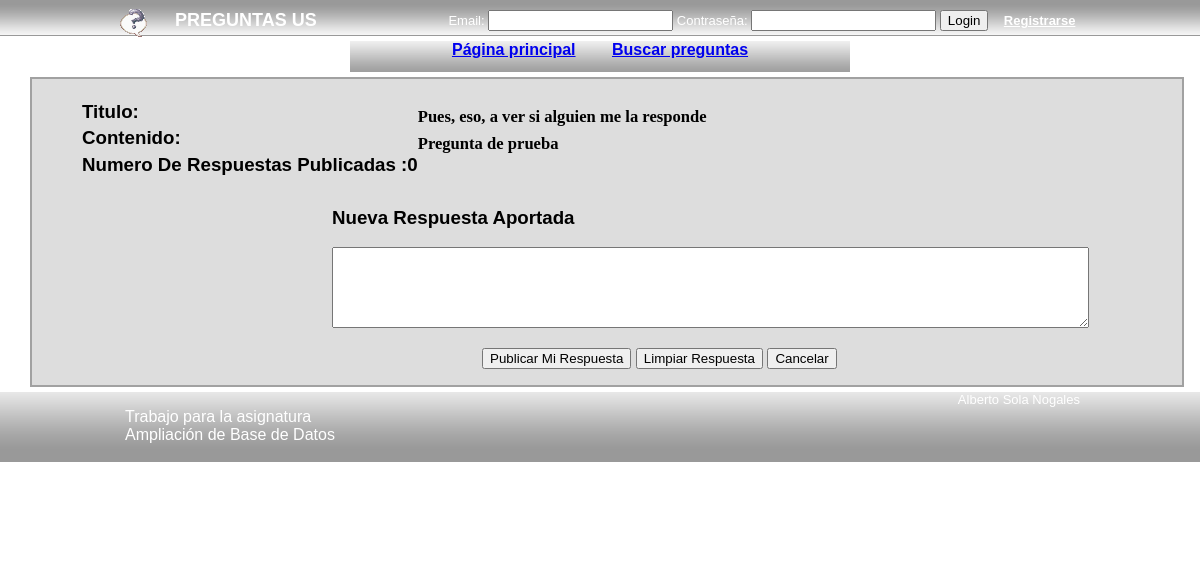
Page /preguntaRespuesta.php on the earlier database version.
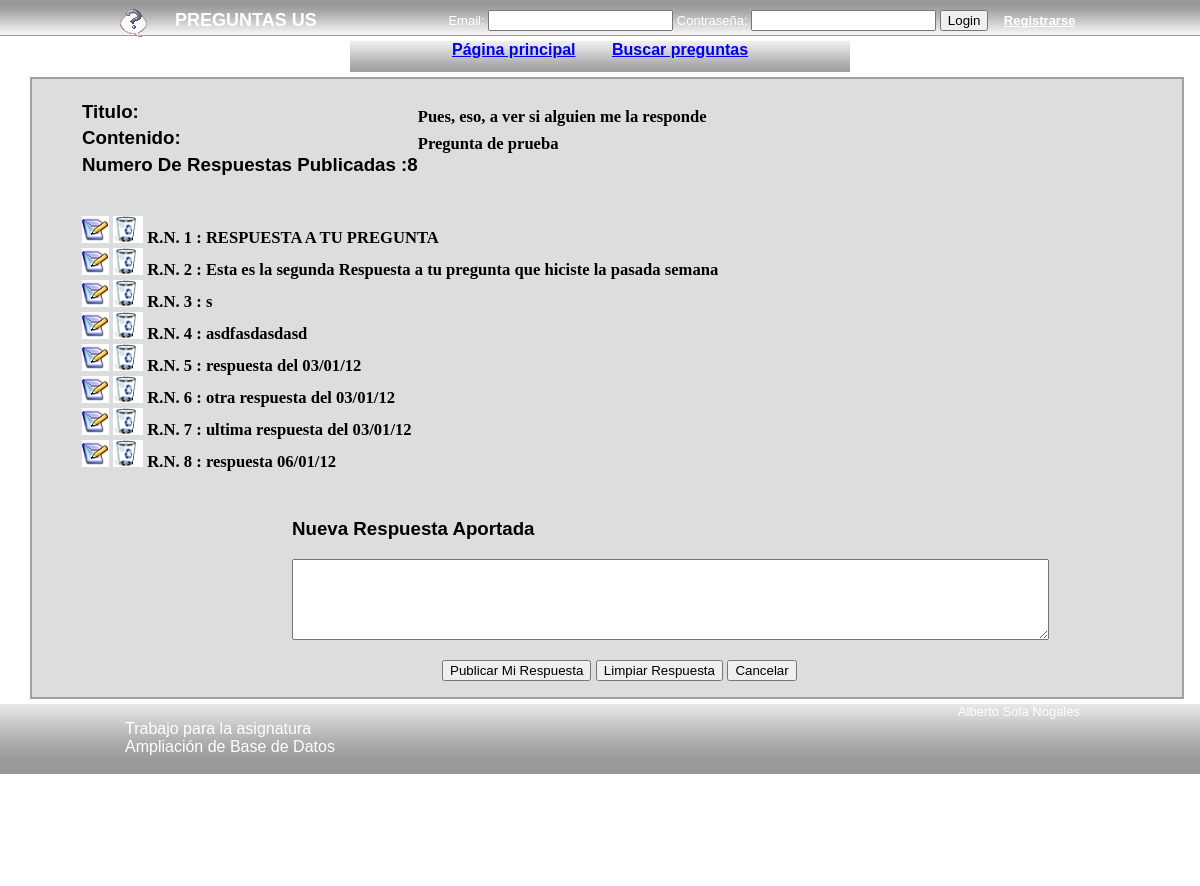
Same page on the later database version.
### tables this page shows
CREATE TABLE IF NOT EXISTS `elemento` (
  `id` int(11) NOT NULL AUTO_INCREMENT,
  `idautor` int(11) NOT NULL,
  `titulo` varchar(255) DEFAULT NULL,
  `cuerpo` text NOT NULL,
  `idrespuesta` int(11) DEFAULT NULL,
  `fechapregunta` datetime NOT NULL,
  PRIMARY KEY (`id`)
);

### accesosBD/accesosElemento.php (called while the page is built, shortened)
<?php
function encontrarElementoPorId($id, $conexion) {
	try {
		$SQL = "SELECT * FROM elemento WHERE id=$id";
		$stmt = $conexion->query($SQL);
		return creaUnicoElemento($stmt);
	} catch(PDOException $e) {
		Header("Location: error.php");
		die();
	}
}
function encontrarRespuestas(Elemento $elemento, $conexion) {
	try {
		$idRespuesta = $elemento -> id;
		$SQL = "SELECT * FROM elemento WHERE idrespuesta=$idRespuesta";
		$stmt = $conexion->query($SQL);
		return creaElementos($stmt);
	} catch(PDOException $e) {
		Header("Location: error.php");
		die();
	}
}
function obtenerNumeroDeRespuestasDeElemento(Elemento $elemento,$conexion){
	try {
		$idRespuesta = $elemento -> id;
		$SQL = "SELECT COUNT(*) as cuenta FROM elemento WHERE idrespuesta=$idRespuesta";
		$stmt = $conexion->query($SQL);
		return creaUnicoDatoDeElemento($stmt);
	} catch(PDOException $e) {
		Header("Location: error.php");
		die();
	}
}
function creaElementos($stmt) {
	$resultado = array();
	foreach($stmt as $row){
		$objeto = new Elemento();
		$objeto->id= $row["id"];
		$objeto->idautor= $row["idautor"];
		$objeto->titulo= $row["titulo"];
		$objeto->cuerpo= $row["cuerpo"];
		$objeto->idrespuesta= $row["idrespuesta"];
		$objeto->fechapregunta= $row["fechapregunta"];
		$resultado[$row["id"]]=$objeto;
	}
	return $resultado;
}
function creaUnicoElemento($stmt) {
	$objeto = new Elemento();
	foreach($stmt as $row){
		$objeto->id= $row["id"];
		$objeto->idautor= $row["idautor"];
		$objeto->titulo= $row["titulo"];
		$objeto->cuerpo= $row["cuerpo"];
		$objeto->idrespuesta= $row["idrespuesta"];
		$objeto->fechapregunta= $row["fechapregunta"];
	}
	return $objeto;
}
function creaUnicoDatoDeElemento($stmt) {
	$dato = NULL;
	foreach($stmt as $row){
		$dato = $row["cuenta"];
	}
	return $dato;
}
?>

### entidades/Elemento.php (called while the page is built)
<?php
class Elemento{
	private $atributos = array();
	public function __construct() {
		$this -> atributos["id"] = NULL;
		$this -> atributos["idautor"] = NULL;
		$this -> atributos["titulo"] = NULL;
		$this -> atributos["cuerpo"] = NULL;
		$this -> atributos["idrespuesta"] = NULL;
		$this -> atributos["fechapregunta"] = NULL;
	}
    public function __get($atributo) {
        if (array_key_exists($atributo, $this->atributos)) {
            return $this->atributos[$atributo];
        } else {
            return NULL;
        }
    }
    public function __set($atributo, $valor) {
        if (array_key_exists($atributo, $this->atributos)) {
            $this->atributos[$atributo] = $valor;
        }
    }
}
?>

### accesosBD/conexionesBD.php (called while the page is built, shortened)
<?php
function crearConexion() {
	$host = "localhost";
	$usuario = "root";
	$password = "";
	$conexion = null;
	try {
		$conexion = new PDO("mysql:host=$host;dbname=preguntasus;charset=UTF-8", $usuario, $password);
		$conexion -> setAttribute(PDO::ATTR_ERRMODE, PDO::ERRMODE_EXCEPTION);
		$conexion -> query('SET NAMES utf8');
	} catch(PDOException $e) {
            Header("Location:error.php");
		die();
	}
 	return $conexion;
}
?>

### preguntaRespuesta.php (the view, shortened to what this page needs)
<head>
</head>
<?php
require_once ("./includes/styles/templates/cabecera.php");
require_once ("./includes/widgets/login.php");
require_once ("./includes/widgets/barranavegacion.php");
require_once ("./accesosBD/conexionesBD.php");
require_once ("./accesosBD/accesosElemento.php");
require_once ("./entidades/Elemento.php");
$usuario=1;
$conexion=crearConexion();
$idelemento=1;
$elemento= encontrarElementoPorId($idelemento,$conexion);
?>
<body>
<div class="container">
	<div id="content">
		<div id="nombreCampos">
			<h3 class="rotuloRespuestas">Titulo:</h3>
			<h3 class="rotuloRespuestas">Contenido:</h3>
			<h3 class="rotuloRespuestas"> Numero De Respuestas Publicadas :<?print(obtenerNumeroDeRespuestasDeElemento($elemento,$conexion));?></h3>
		</div>
		<div id="contenidoCampos">
			<h5 class="contenidoRespuesta"> <?print($elemento->cuerpo);?></h5>
			<h5 class="contenidoRespuesta"> <?echo($elemento->titulo);?></h5>
		</div>
		<div id="respuesta">
			<h5>
			 <?
			$respuestas=encontrarRespuestas($elemento,$conexion);
			$cont=1;
			foreach ($respuestas as $res){
				if ($usuario==1){
					?>
					<a href="./procesado/modificaRespuesta.php?cuerpo=<?echo$res->cuerpo;?>&cod=<?echo $res->id?>"><img  src="./includes/styles/imagenes/iconos/editar.jpg" /></a>
					<a href="./procesado/preparaEliminaRespuesta.php?cuerpo=<?echo $res->cuerpo?>&cod=<?echo $res->id?>&idautor=<?echo $res->idautor?>"><img  src="./includes/styles/imagenes/iconos/eliminar.png" /></a>
					<?
				}
				echo "R.N. ".$cont." :  ".$res->cuerpo. "<BR/>";
				$cont++;
			}?>
			</h5>
		</div>
		<div id=div_formularioRespuesta>
		<form id="mi_respuesta" action="./procesado/procesaNuevaRespuesta.php" method="post" onsubmit="return validaRes()">
			<h3 class="rotulo">Nueva Respuesta Aportada</h3>
			<textarea name="mi-respuesta" id="mi-respuesta" tabindex="101" rows="5" cols="92" >
			</textarea>
			<div id="div_botones">
				<button id="submit" type="submit" >Publicar Mi Respuesta</button>
				<button id="reset" type="reset">Limpiar Respuesta</button>
				<button id="cancelar" type="button" onClick="location.href='./index.php'" />Cancelar</button>
			</div>
		</form>
		</div>
	</div>
</div>
</body>
<?php
	require_once ("./includes/styles/templates/pie.php");
?>

### includes/styles/templates/cabecera.php (shortened to what this page needs)
<!DOCTYPE html PUBLIC "-//W3C//DTD XHTML 1.0 Strict//EN" "http://www.w3.org/TR/xhtml1/DTD/xhtml1-strict.dtd">
<html xmlns="http://www.w3.org/1999/xhtml" xml:lang="es" lang="es">
    <head>
        <link type="text/css" rel="stylesheet" href="/abd/includes/styles/css/preguntasus.css" />
    </head>
    <body>

### includes/widgets/login.php
<div id="login">
    <div id="login-content">
        <div id="logo">
            <h1>PREGUNTAS US</h1>
        </div>
        <div id="user-box">
            <fieldset>
            	<form id="formLogin" name="formLogin" method="post" action="./procesado/login.php">
	                <label for="email">Email:</label>
	                <input type="text" id="email" name="email" />
	                <label for="pass">Contraseña: </label>
	                <input type="password" id="pass" name="pass" />
	                <input type="submit" value="Login" />
            	</form>
            </fieldset>
            <a href="/abd/registrarse.php">Registrarse</a>
        </div>
    </div>
</div>

### includes/widgets/barraNavegacion.php
<div id="barraNavegacion">
	<div id="contenedorBarraNavegacion">
		<a href="index.php" class="enlaceNavegacion">Página principal</a>
		<a href="buscar.php?haBuscado=false" class="enlaceNavegacion separado">Buscar preguntas</a>
	</div>
</div>

### includes/styles/templates/pie.php
		<div id="pie">
		    <div id="contenedor_pie">
		        <div id="nombreProyecto">
		            <p>Trabajo para la asignatura
		                <br/>
		                Ampliación de Base de Datos</p>
		        </div>
		        <div id="autores">
		            <ul>
		                <li>Alberto Sola Nogales</li>
		                <li>Alvaro Tristancho Reyes</li>
		                <li>Antonio Jesús Viñas Sandiez</li>
		            </ul>
		        </div>
		    </div>
		</div>
	</body>
</html>

### includes/styles/css/preguntasus.css (style rules this page uses)
html, body { width: 100%; border: 0px; padding: 0px; margin: 0px; font-family: sans-serif; }
#login { width: 100%; background-image: url('../imagenes/fondocabecera.png'); border: 0px; padding: 5px 0 0 0; margin: 0px; height: 31px; color: white; }
#login-content { width: 960px; margin: 0 auto 0 auto; }
#logo { float: left; width: 25%; min-width: 170px; background-image: url('../imagenes/iconos/Que.gif'); background-repeat: no-repeat; background-position: left; height: 100%; padding: 5px 0 0 5px; }
#logo h1 { font-size: large; font-weight: bolder; margin: 0 0 0 50px; color: white; vertical-align: baseline; }
#user-box { color: white; vertical-align: middle; height: 100%; width: 74%; font-size: small; float: left; text-align: right; }
#user-box fieldset { border: 0px; display: inline; }
#user-box a { color: white; text-decoration: underline; font-weight: bold; }
#nombreProyecto { float: left; width: 49%; text-align: left; }
#pie { background-image: url('../imagenes/fondopie.png'); color: white; vertical-align: middle; height: 70px; clear: both; }
#contenedor_pie { width: 960px; margin: 0 auto 0 auto; vertical-align: middle; height: 100%; }
#contenedor_pie #autores { text-align: right; font-size: small; height: 100%; }
#contenedor_pie #autores li { list-style-type: none; height: 100%; }
#contenedor_pie #nombreProyecto { margin-left: 5px; height: 100%; }
#barraNavegacion { margin:0 auto 0 auto; width: 500px; text-align: center; clear: both; font-weight: bold; font-size: medium; font-style: normal; height: 31px; background-image: url('../imagenes/fondobarranavegacion.png'); }
#barraNavegacion a.separado { padding-left: 2em; }
#contenidoCampos { line-height: 0px; font-family: "Arial Narrow"; font-size:20px; }
#nombreCampos { float:left; clear:left; margin-left: 40px; line-height: 8px; }
#respuesta { float:left; clear:left; margin-left: 40px; font-family: "Arial Narrow"; font-size:20px; }
#div_formularioRespuesta { float:left; float:left; margin-left: 250px; }
#div_botones { margin: 20px 0 0 150px; }
#content { float:left; border:2px solid #a1a1a1; padding:10px 0 0 10px; background:#dddddd; width:95%; margin:5px 30px 5px 30px; -moz-border-radius:1px; }

Differences in the rows shown:
added elemento: cuerpo "RESPUESTA A TU PREGUNTA"
added elemento: cuerpo "Esta es la segunda Respuesta a tu pregunta que hiciste la pasada semana"
added elemento: cuerpo "s"
added elemento: cuerpo "asdfasdasdasd"
added elemento: cuerpo "respuesta del 03/01/12"
added elemento: cuerpo "otra respuesta del 03/01/12"
added elemento: cuerpo "ultima respuesta del 03/01/12"
added elemento: cuerpo "respuesta 06/01/12"
Other differences:
obtenerNumeroDeRespuestasDeElemento($elemento,$conexion): "0" → "8"
